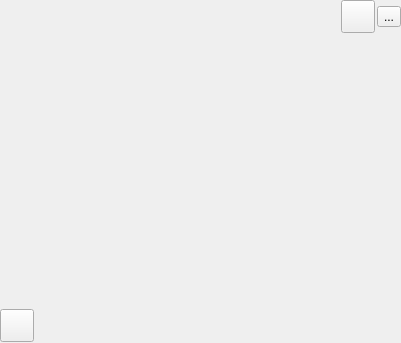
<ui version="4.0" >
 <class>VideoWindow</class>
 <widget class="QWidget" name="VideoWindow" >
  <property name="geometry" >
   <rect>
    <x>0</x>
    <y>0</y>
    <width>401</width>
    <height>343</height>
   </rect>
  </property>
  <property name="windowTitle" >
   <string>WengoPhone - Video</string>
  </property>
  <layout class="QVBoxLayout" >
   <property name="margin" >
    <number>0</number>
   </property>
   <property name="spacing" >
    <number>0</number>
   </property>
   <item>
    <widget class="QFrame" name="frame" >
     <layout class="QGridLayout" >
      <property name="margin" >
       <number>0</number>
      </property>
      <property name="spacing" >
       <number>2</number>
      </property>
      <item row="2" column="1" >
       <spacer>
        <property name="orientation" >
         <enum>Qt::Horizontal</enum>
        </property>
        <property name="sizeHint" >
         <size>
          <width>281</width>
          <height>34</height>
         </size>
        </property>
       </spacer>
      </item>
      <item row="1" column="0" >
       <spacer>
        <property name="orientation" >
         <enum>Qt::Vertical</enum>
        </property>
        <property name="sizeHint" >
         <size>
          <width>34</width>
          <height>221</height>
         </size>
        </property>
       </spacer>
      </item>
      <item row="0" column="2" >
       <widget class="OsdButton" name="fullScreenButton" >
        <property name="icon" >
         <iconset resource="../wengophone.qrc" >:/pics/video_fullscreen.png</iconset>
        </property>
        <property name="iconSize" >
         <size>
          <width>26</width>
          <height>26</height>
         </size>
        </property>
       </widget>
      </item>
      <item row="0" column="3" >
       <widget class="OsdButton" name="attachDetachButton" >
        <property name="text" >
         <string>...</string>
        </property>
        <property name="icon" >
         <iconset resource="../wengophone.qrc" >:/pics/video_detach.png</iconset>
        </property>
        <property name="iconSize" >
         <size>
          <width>26</width>
          <height>26</height>
         </size>
        </property>
       </widget>
      </item>
      <item row="2" column="0" >
       <widget class="OsdButton" name="flipButton" >
        <property name="icon" >
         <iconset resource="../wengophone.qrc" >:/pics/video_flip.png</iconset>
        </property>
        <property name="iconSize" >
         <size>
          <width>26</width>
          <height>26</height>
         </size>
        </property>
       </widget>
      </item>
     </layout>
    </widget>
   </item>
  </layout>
 </widget>
 <customwidgets>
  <customwidget>
   <class>OsdButton</class>
   <extends>QToolButton</extends>
   <header>qtutil/OsdButton.h</header>
  </customwidget>
 </customwidgets>
 <tabstops>
  <tabstop>flipButton</tabstop>
  <tabstop>fullScreenButton</tabstop>
 </tabstops>
 <resources>
  <include location="../wengophone.qrc" />
 </resources>
 <connections/>
</ui>
